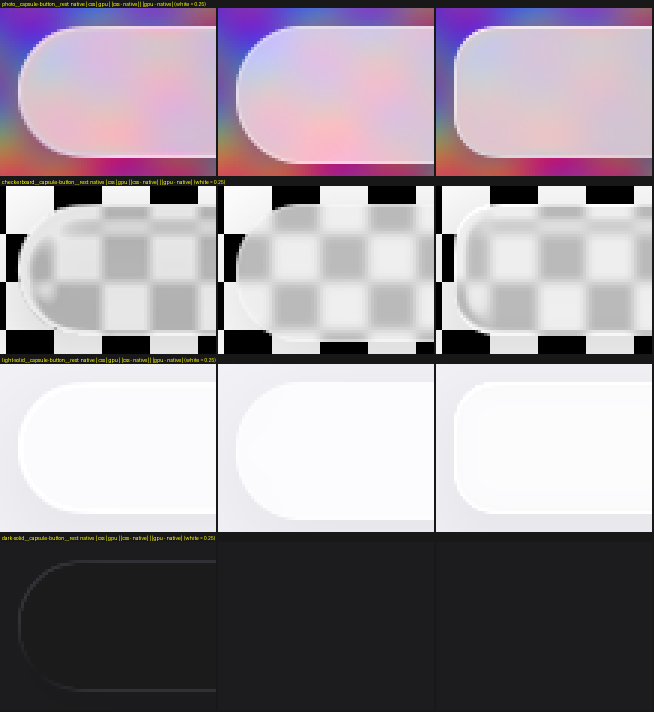
#> input picture packages/calibration/results/2026-09-05-w20-capsule-corner/finding/corners.png, 1308 x 1424 px, given in place of photo__capsule-button__rest.png, which was not available (shown at 1/2 size)
$ python shoulders.py
#> lines starting #> are read from the running program, lines starting #| are printed output that depends on the picture; after the words box and inside, x2 and y2 are one past the last pixel; in counts of white or black regions, pixels touching at a corner belong together; pictures that were not available may be replaced by others from this repository, and a replacement may not be noted
"""The capsule's corner on the GPU tier (claims §5.83): the shoulder measurement.

Reads the canonical fixtures and captures for the cells listed below and builds two masks per
capsule from the geometry `scenes.json` declares: the declared stadium (radius half the short
side) and the shape the renderer actually drew — the same box with the radius clamped to
`min(halfW, halfH) / 1.52866495`, which is the Apple corner reference's saturation clamp
(`packages/geometry/src/shape.ts`, `resolveCorner`; `apple.ts`, `buildAppleContour`). A smaller
radius in the same box is a FULLER shape, so the drawn shape is a superset of the stadium and the
difference is four shoulders at the ends.

For each cell and tier it reports the mean absolute linear-luminance difference against Apple's
capture in the shoulders (drawn shape minus stadium), in the body (the stadium eroded 4 CSS px,
inside the rim) and in a control ring 2 CSS px outside the drawn shape. A material that stops at
the clamped contour reads high in the shoulders and clean in the ring; a material that stops at
the stadium reads the shoulders as the contour line only. Two controls: a rounded rectangle whose
ratio is under the clamp (no shoulders by construction) and the capsule over `dark-solid` in the
light scheme, where the material is nearly invisible on both sides.

Also writes the by-eye evidence beside this file: `corners.png` (native | CSS | GPU crops of the
left end), `shoulders.png` (the GPU tier's |ΔL| heat map with both contours drawn) and
`css-vs-gpu.png` (the same crop on both tiers with their heat maps).

    python3 shoulders.py > shoulders.txt
"""
import os

import numpy as np
from PIL import Image, ImageDraw

HERE = os.path.dirname(os.path.abspath(__file__))
ROOT = os.path.abspath(os.path.join(HERE, "..", "..", "..", "..", ".."))
FIXTURES = os.path.join(ROOT, "apps", "reference-apple", "fixtures")
CAPTURES = os.path.join(ROOT, "packages", "calibration", "web-captures")
APPLE_REACH = 1.52866495

# (profile, scale, scene, capsule centres in CSS px, box size in CSS px, declared radius or None)
CELLS = [
    ("apple-macos-26.5-1x-light-standard", 1, "photo__capsule-button__rest", [160], (120, 44), None),
    ("apple-macos-26.5-1x-light-standard", 1, "checkerboard__capsule-button__rest", [160], (120, 44), None),
    ("apple-macos-26.5-1x-light-standard", 1, "light-solid__capsule-button__rest", [160], (120, 44), None),
    ("apple-macos-26.5-1x-light-standard", 1, "dark-solid__capsule-button__rest", [160], (120, 44), None),
    ("apple-macos-26.5-2x-light-standard", 2, "photo__capsule-button__rest", [160], (120, 44), None),
    ("apple-macos-26.5-2x-light-standard", 2, "checkerboard__capsule-button__rest", [160], (120, 44), None),
    ("apple-macos-26.5-1x-light-standard", 1, "photo__toolbar-group__rest", [104, 160, 216], (44, 44), None),
    ("apple-macos-26.5-1x-dark-standard", 1, "photo__capsule-button__rest", [160], (120, 44), None),
    ("apple-macos-26.5-1x-light-standard", 1, "photo__rrect-md__rest", [160], (160, 96), 20),
]


def linear(a):
    a = a / 255.0
    return np.where(a <= 0.04045, a / 12.92, ((a + 0.055) / 1.055) ** 2.4)


def luma(img):
    c = linear(np.asarray(img.convert("RGB"), dtype=np.float64))
    return 0.2126 * c[..., 0] + 0.7152 * c[..., 1] + 0.0722 * c[..., 2]


def rrect_mask(size, radius, cx, cy, shape, scale, inset=0.0):
    """Pixels whose centres lie inside a rounded rect of `size` at (`cx`, `cy`), all in CSS px."""
    h_px, w_px = shape
    yy, xx = np.mgrid[0:h_px, 0:w_px]
    x = (xx + 0.5) / scale
    y = (yy + 0.5) / scale
    hw, hh, r = size[0] / 2 - inset, size[1] / 2 - inset, max(radius - inset, 0.0)
    dx = np.maximum(np.abs(x - cx) - (hw - r), 0.0)
    dy = np.maximum(np.abs(y - cy) - (hh - r), 0.0)
    return (dx * dx + dy * dy) <= r * r


def native_path(profile, scene):
    return os.path.join(FIXTURES, profile, f"{scene}.png")


def capture_path(profile, scene, tier):
    return os.path.join(CAPTURES, profile, scene, f"{scene}__{tier}.png")


def main():
    print("mean |dL| against Apple's capture, linear luminance: shoulders (drawn shape minus the")
    print("declared stadium) / body (stadium eroded 4 CSS px) / ring (2 CSS px outside the drawn shape)")
    print()
    heat = []
    corners = []
    for profile, scale, scene, centres, size, declared in CELLS:
        nat_img = Image.open(native_path(profile, scene))
#> nat_img is the input picture: PIL image 1308x1424 RGB; mean R, G, B 155.1, 147.1, 155
        nat = luma(nat_img)
#> in linear, `return np.where(a <= 0.04045, a / 12.92, ((a + 0.055) / 1.055) ** 2.4)`:
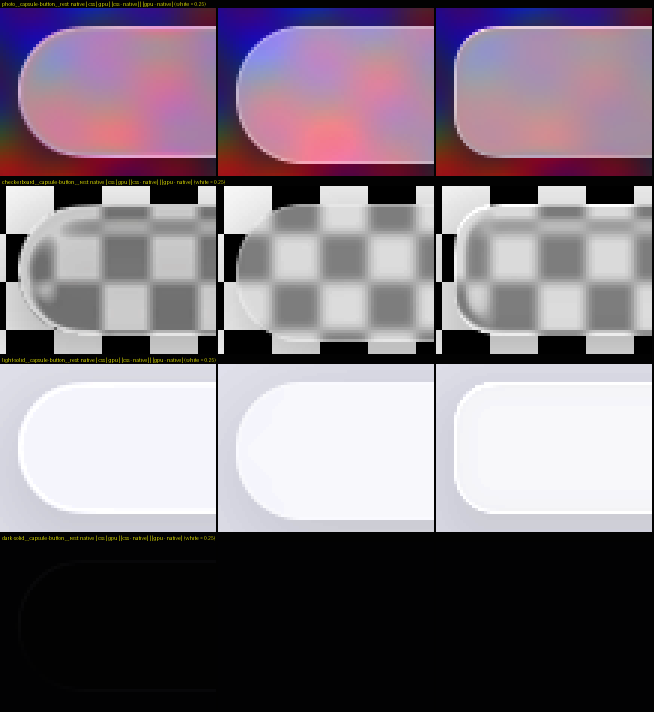
#> returned value: shape (1424, 1308, 3) float64 (shown at 1/2 size); mean of channels 0, 1, 2 0.499, 0.458, 0.496; drawn as R, G, B
#> in luma, `return 0.2126 * c[..., 0] + 0.7152 * c[..., 1] + 0.0722 * c[..., 2]`:
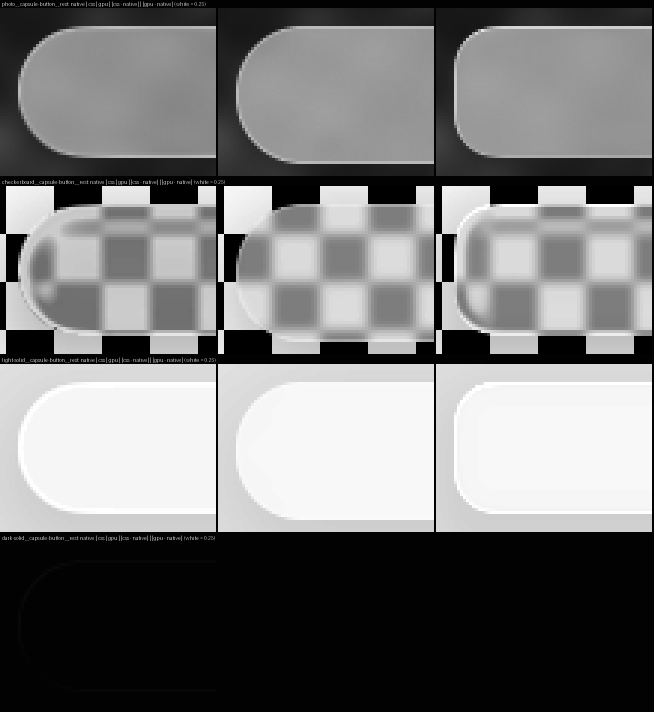
#> returned value: shape (1424, 1308) float64 (shown at 1/2 size); min 0, max 1, mean 0.469
        radius = declared if declared is not None else min(size) / 2
        drawn = min(radius, (min(size) / 2) / APPLE_REACH)
        S = np.zeros(nat.shape, bool)
        Q = np.zeros(nat.shape, bool)
        B = np.zeros(nat.shape, bool)
        O = np.zeros(nat.shape, bool)
        for cx in centres:
            S |= rrect_mask(size, radius, cx, 100, nat.shape, scale)
            Q |= rrect_mask(size, drawn, cx, 100, nat.shape, scale)
            B |= rrect_mask(size, radius, cx, 100, nat.shape, scale, inset=4)
            O |= rrect_mask(size, drawn, cx, 100, nat.shape, scale, inset=-2)
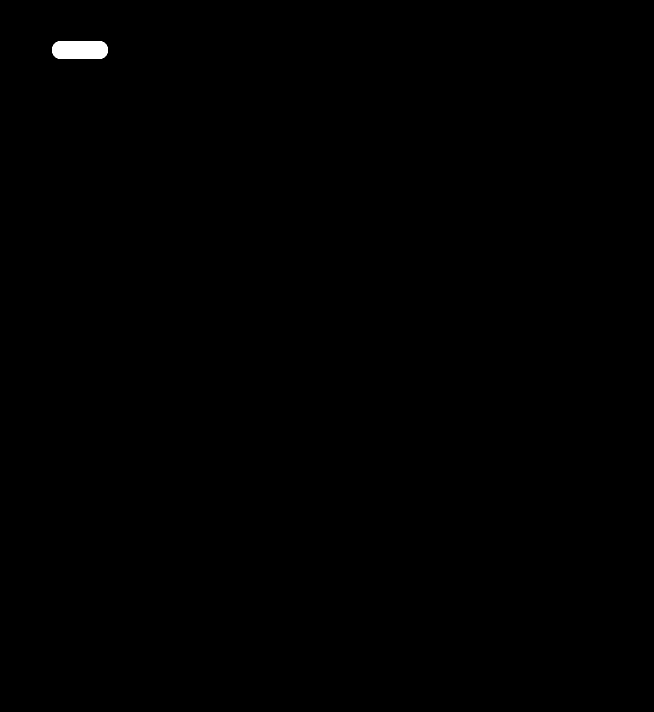
#> B: shape (1424, 1308) bool (shown at 1/2 size); 0.2% white; 1 white region, box (x1, y1, x2, y2) and area: (104, 82, 216, 118) 3756
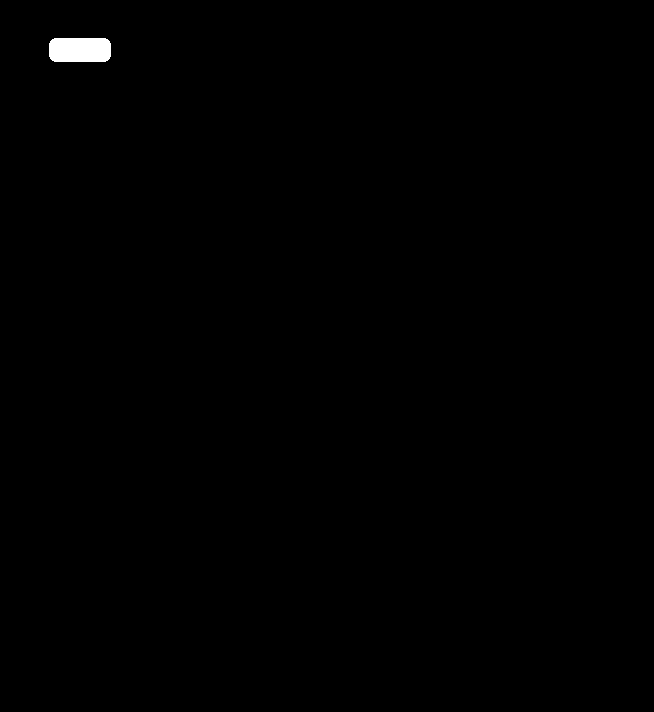
#> O: shape (1424, 1308) bool (shown at 1/2 size); 0.31% white; 1 white region, box (x1, y1, x2, y2) and area: (98, 76, 222, 124) 5724
#> Q: shape (1424, 1308) bool; 0.27% white; 1 white region, box (x1, y1, x2, y2) and area: (100, 78, 220, 122) 5104
#> S: shape (1424, 1308) bool; 0.26% white; 1 white region, box (x1, y1, x2, y2) and area: (100, 78, 220, 122) 4872
        shoulders = Q & ~S
        ring = O & ~Q
        line = f"{scene} @{scale}x ({profile[16:]}): drawn r {drawn:.2f} of {radius:.0f} CSS px, shoulders {int(shoulders.sum())} px"
        tiers = {}
        for tier in ("webgpu", "css"):
            web_img = Image.open(capture_path(profile, scene, tier))
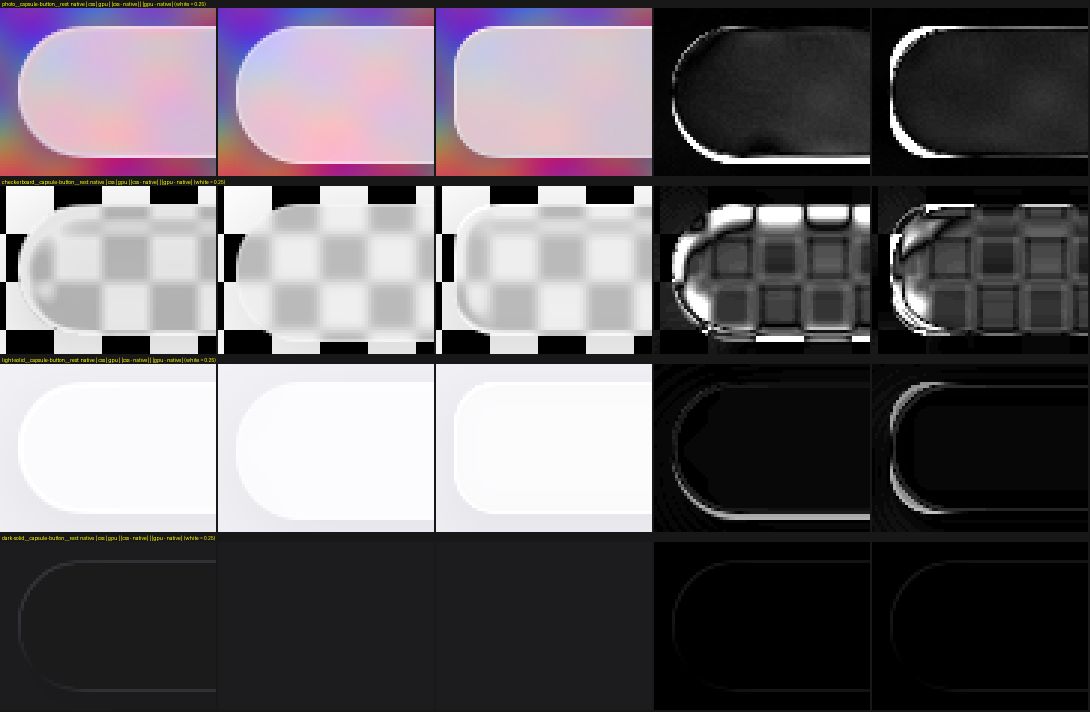
#> input picture packages/calibration/results/2026-09-05-w20-capsule-corner/finding/css-vs-gpu.png, 2180 x 1424 px, given in place of photo__capsule-button__rest__webgpu.png, which was not available (shown at 1/2 size)
#> web_img is the input picture: PIL image 2180x1424 RGB; mean R, G, B 103.8, 99, 103.7
            d = np.abs(luma(web_img) - nat)
#> in linear (call 2), `return np.where(a <= 0.04045, a / 12.92, ((a + 0.055) / 1.055) ** 2.4)`:
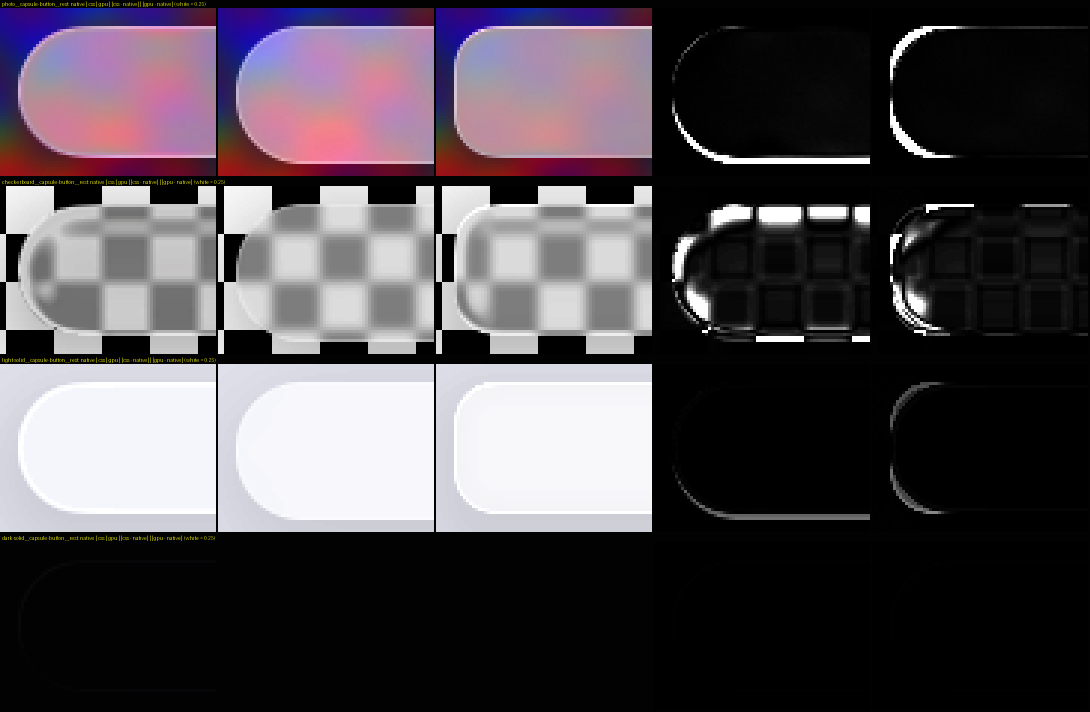
#> returned value: shape (1424, 2180, 3) float64 (shown at 1/2 size); mean of channels 0, 1, 2 0.316, 0.291, 0.314; drawn as R, G, B
#> in luma (call 2), `return 0.2126 * c[..., 0] + 0.7152 * c[..., 1] + 0.0722 * c[..., 2]`:
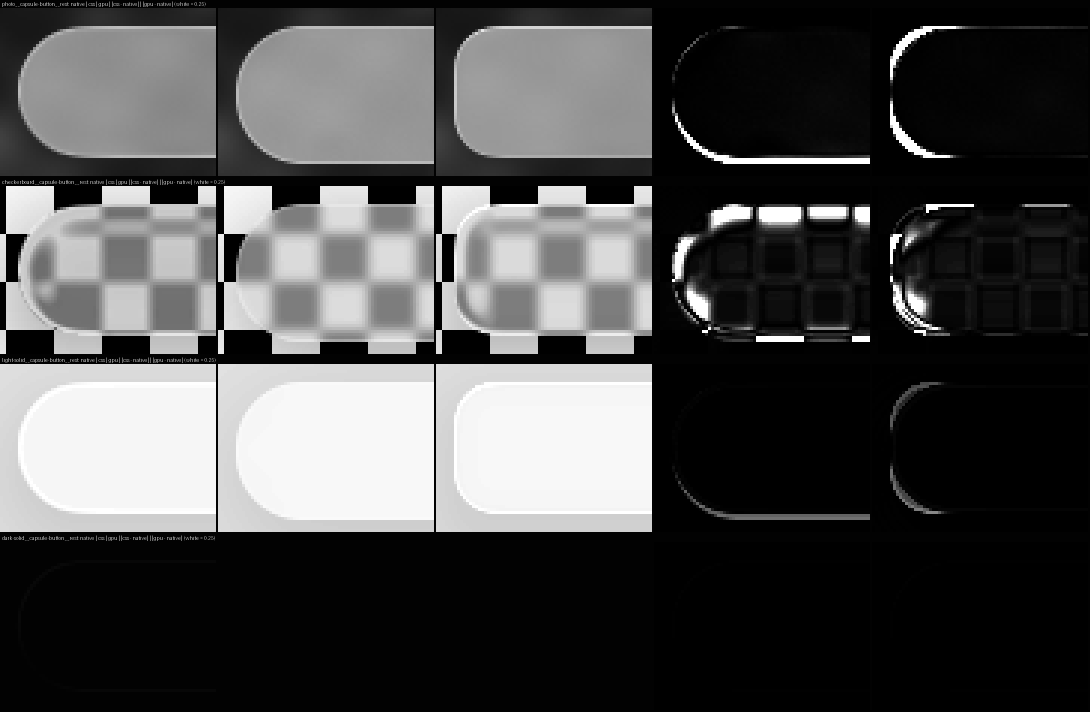
#> returned value: shape (1424, 2180) float64 (shown at 1/2 size); min 0, max 1, mean 0.298
            sh = d[shoulders].mean() if shoulders.any() else float("nan")
            tiers[tier] = (sh, d[B].mean(), d[ring].mean())
            line += f" | {tier}: shoulders {sh:.4f} body {d[B].mean():.4f} ring {d[ring].mean():.4f}"
            if tier == "webgpu":
                gpu_img, gpu_d = web_img, d
            else:
                css_img, css_d = web_img, d
        print(line)

        if scale == 1 and len(centres) == 1 and declared is None and "dark" not in profile:
            # The left end, zoomed six times: the heat map with both contours, and the crops.
            x0, y0, x1, y1 = 94, 72, 166, 128
            z = 6
            hm = np.clip(gpu_d[y0:y1, x0:x1] / 0.25 * 255, 0, 255).astype(np.uint8)
            im = Image.fromarray(np.stack([hm, hm, hm], -1)).resize(((x1 - x0) * z, (y1 - y0) * z), Image.NEAREST)
            dr = ImageDraw.Draw(im)
            for mask, colour in ((S, (0, 255, 0)), (Q, (255, 0, 0))):
                e = mask[y0:y1, x0:x1]
                edge = (e & ~np.roll(e, 1, 0)) | (e & ~np.roll(e, -1, 0)) | (e & ~np.roll(e, 1, 1)) | (e & ~np.roll(e, -1, 1))
                for yy, xx in zip(*np.nonzero(edge)):
                    dr.rectangle([(xx * z, yy * z), (xx * z + z - 1, yy * z + z - 1)], outline=colour)
            dr.text((4, 4), f"{scene}: |L gpu - L native| (white = 0.25); green = declared stadium, red = drawn r {drawn:.1f}", fill=(255, 255, 0))
            heat.append(im)
            row = []
            for img in (nat_img, css_img, gpu_img):
                row.append(img.convert("RGB").crop((x0, y0, x1, y1)).resize(((x1 - x0) * z, (y1 - y0) * z), Image.NEAREST))
            for d in (css_d, gpu_d):
                hm = np.clip(d[y0:y1, x0:x1] / 0.25 * 255, 0, 255).astype(np.uint8)
                row.append(Image.fromarray(np.stack([hm, hm, hm], -1)).resize(((x1 - x0) * z, (y1 - y0) * z), Image.NEAREST))
            corners.append((scene, row))

    def stack(panels, out):
        w = max(p.width for p in panels)
        h = sum(p.height + 4 for p in panels)
        sheet = Image.new("RGB", (w, h), (24, 24, 24))
        y = 0
        for p in panels:
            sheet.paste(p, (0, y))
            y += p.height + 4
        sheet.save(os.path.join(HERE, out))

    stack(heat, "shoulders.png")
    rows = []
    for scene, panels in corners:
        w = sum(p.width + 4 for p in panels)
        row = Image.new("RGB", (w, panels[0].height + 16), (24, 24, 24))
        x = 0
        for p in panels:
            row.paste(p, (x, 16))
            x += p.width + 4
        ImageDraw.Draw(row).text((4, 2), f"{scene}: native | css | gpu | |css - native| | |gpu - native| (white = 0.25)", fill=(255, 255, 0))
        rows.append(row)
    stack(rows, "css-vs-gpu.png")
    stack([r.crop((0, 0, sum(p.width + 4 for p in panels[:3]), r.height)) for r, (_, panels) in zip(rows, corners)], "corners.png")
    print()
    print("wrote shoulders.png, css-vs-gpu.png, corners.png beside this script")


if __name__ == "__main__":
#> (the run stopped early here; a loop or call above may not have finished)
